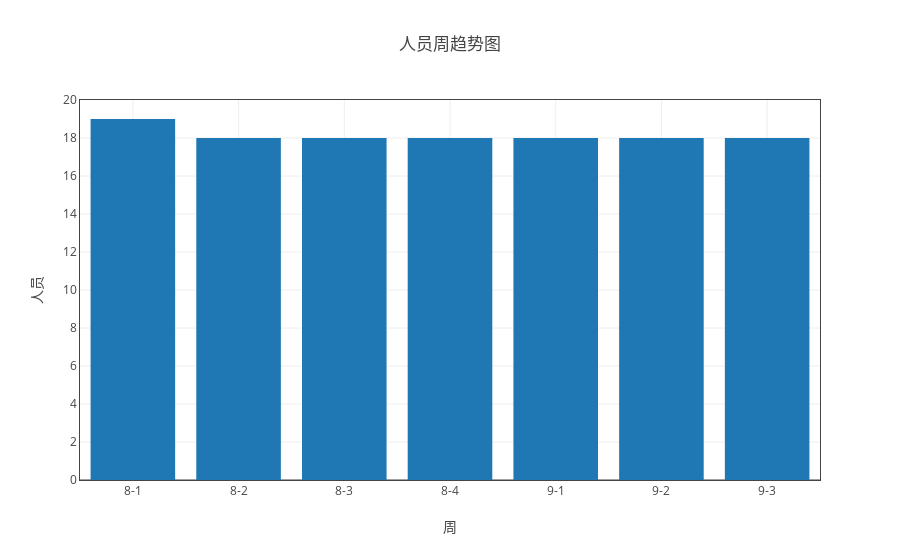

The notebook cell saved with this chart:
### Markdown cell above
## 分析组整体人员情况

### Code cell
data_dict = {'人员':['人员']}
myModule.plot( all_dict, data_dict, '组别','bar' , time_list = time_list, data_type='count' , total=True)

### Figure 1 — Plotly figure (JSON) as saved in the notebook; plotly's stock layout.template omitted (floating-point values rounded to 4 significant figures)
{"data": [{"name": "人员", "type": "bar", "uid": "4eb0b66e-c559-11e8-97d0-a81e84e6c740", "x": ["8-1", "8-2", "8-3", "8-4", "9-1", "9-2", "9-3"], "y": [19, 18, 18, 18, 18, 18, 18]}], "layout": {"title": "人员周趋势图", "xaxis": {"mirror": "all", "nticks": 20, "showgrid": true, "showline": true, "title": "周", "zeroline": true}, "yaxis": {"mirror": "all", "nticks": 20, "showgrid": true, "showline": true, "title": "人员", "zeroline": true}}}
